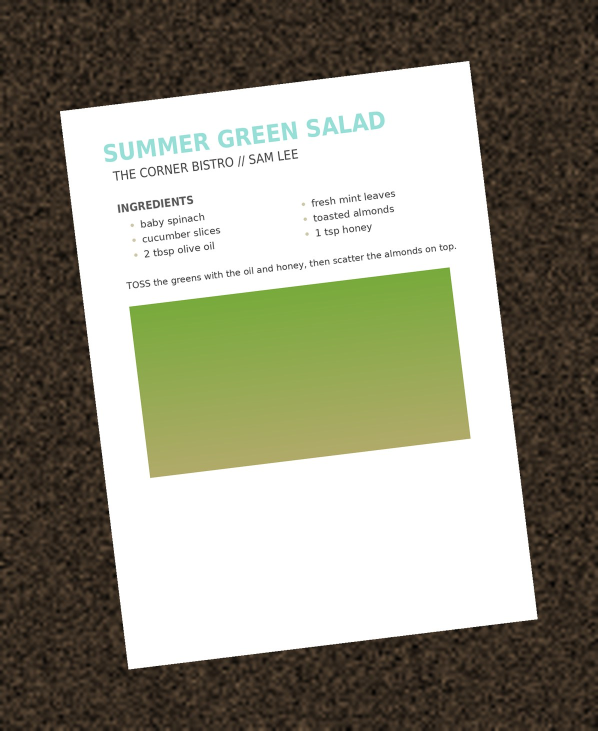
#> input picture backend/tests/corpus/p011-en-page-on-a-table/input-1.jpg, 1196 x 1461 px (shown at 1/2 size); its folder holds only this picture in this run
$ python -i ocr.py   (imports and definitions only)
#> lines starting #> are read from the running program, lines starting #| are printed output that depends on the picture; after the words box and inside, x2 and y2 are one past the last pixel; in counts of white or black regions, pixels touching at a corner belong together
#> further down, picture is the input picture: PIL image 1196x1461 RGB; mean R, G, B 145.5, 143.6, 127.2
### backend/app/ingestion/deskew.py
import cv2
import numpy as np

# A detected angle beyond this is more likely a misdetection (e.g. picking
# up a photo/logo within the page rather than the page's actual rotation)
# than real skew worth correcting -- applying it would do more harm than
# good. Real-world photo/scan skew is usually mild.
MAX_DESKEW_ANGLE = 15.0
MIN_CONTENT_POINTS = 50  # below this, there isn't enough "ink" to trust an angle estimate


# [25 lines left out: function _skew_angle, not called in this run]


def darkest_channel(image) -> np.ndarray:
    """A grayscale array for OCR: each pixel's darkest colour channel, except
    inside photos, which keep the usual gray mix.

    The gray mix turned light coloured text white: a cookbook's teal titles
    (gray about 206) went above the threshold and were never read (Claude
    review of 0165: 0 titles of 9). The darkest channel reads them, but it
    also darkens a photo (a yellow mango's blue channel is near 0), and a
    dark photo broke Tesseract's layout of the whole page: columns and
    lines cut into pieces. Photos are the large dense areas that aren't
    page background; text, even a big title, is thin and sparse. Nearly
    gray pixels (black and gray text, pale beige bullets) keep the gray mix
    too: only clearly coloured ones get their darkest channel. Takes a BGR or RGB array, or a PIL
    image."""
    arr = np.asarray(image.convert("RGB")) if hasattr(image, "convert") else np.asarray(image)
    if arr.ndim == 2:
        return arr
    arr = arr[:, :, :3]
    darkest = arr.min(axis=2)
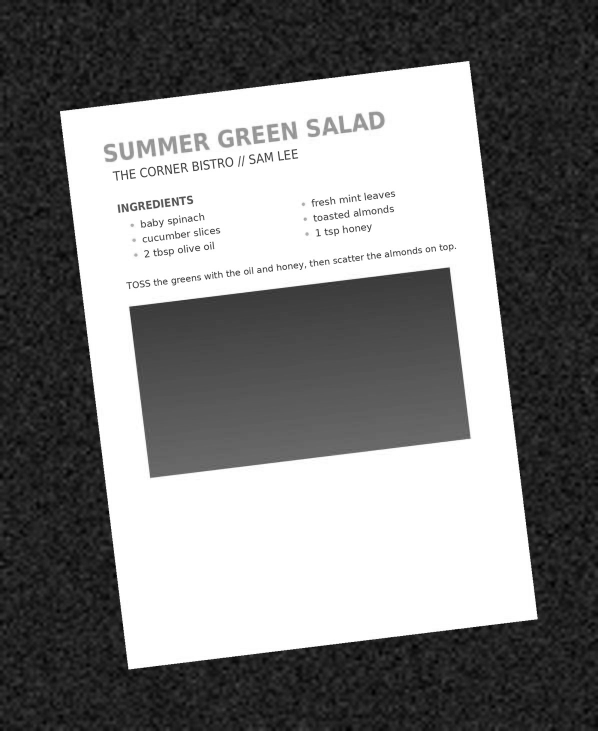
#> darkest: shape (1461, 1196) (shown at 1/2 size); min 0, max 255, mean 126.8
    # The photo mask first: its labels array (4 bytes a pixel) is the
    # largest temporary here, and ran while the gray and spread arrays
    # were also held. The spread is uint8 (never negative: max >= min)
    # rather than int16, 2 bytes a pixel for each of three copies.
    photo = _photo_mask(darkest)
    gray = cv2.cvtColor(np.ascontiguousarray(arr), cv2.COLOR_RGB2GRAY)  # the channel order barely matters here
    coloured = cv2.subtract(arr.max(axis=2), darkest) >= COLOUR_SPREAD
    return np.where(coloured & ~photo, darkest, gray)


# Channels this far apart are a colour (the teal titles: about 70); a
# nearly gray pixel keeps the gray mix. The cookbook's pale beige list dots
# (spread about 34) were darkened too, became a column of their own, and
# cut the step paragraphs mid-word (Claude review of 0167).
COLOUR_SPREAD = 50


PHOTO_MIN_AREA = 0.02       # of the image
PHOTO_MIN_SIDE = 0.08       # of the image's height and width
PHOTO_MIN_FILL = 0.6        # of its rectangle that isn't background


def _photo_mask(darkest: np.ndarray) -> np.ndarray:
    h, w = darkest.shape
#> h = 1461; w = 1196
    ink = (darkest < 235).astype(np.uint8)
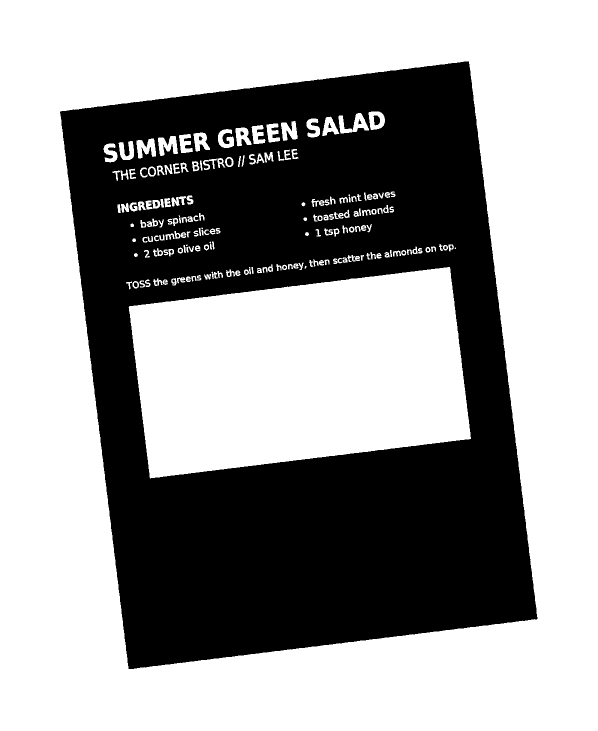
#> ink: shape (1461, 1196) (shown at 1/2 size); values 0 (black) and 1 (white), 61.3% white; 67 black regions (31 under 20 px), largest, box (x1, y1, x2, y2) and area: (120, 123, 1075, 1338) 674101, (747, 231, 760, 251) 198, (299, 336, 309, 350) 112
    ink = cv2.dilate(ink, np.ones((3, 3), np.uint8))
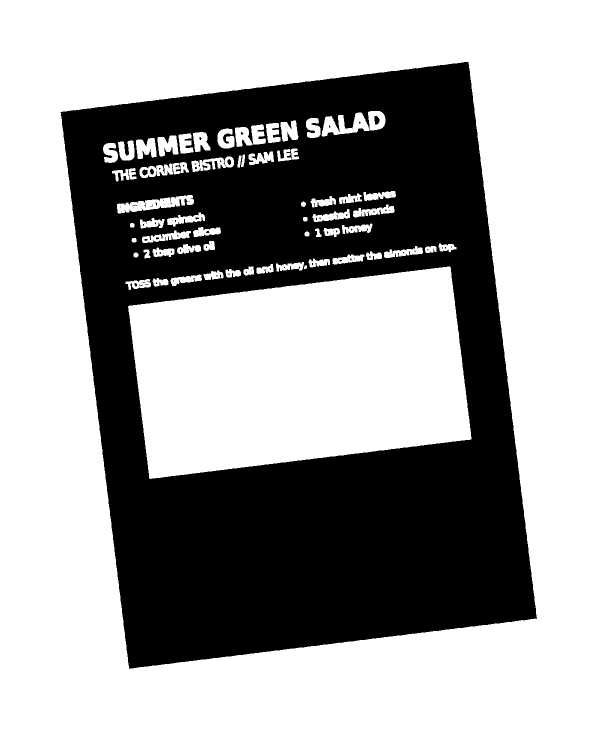
#> ink: shape (1461, 1196) (shown at 1/2 size); values 0 (black) and 1 (white), 62.6% white; 88 black regions (79 under 20 px), largest, box (x1, y1, x2, y2) and area: (121, 124, 1074, 1337) 653026, (749, 232, 759, 249) 137, (284, 339, 295, 351) 98
    n, labels, stats, _ = cv2.connectedComponentsWithStats(ink, connectivity=8)
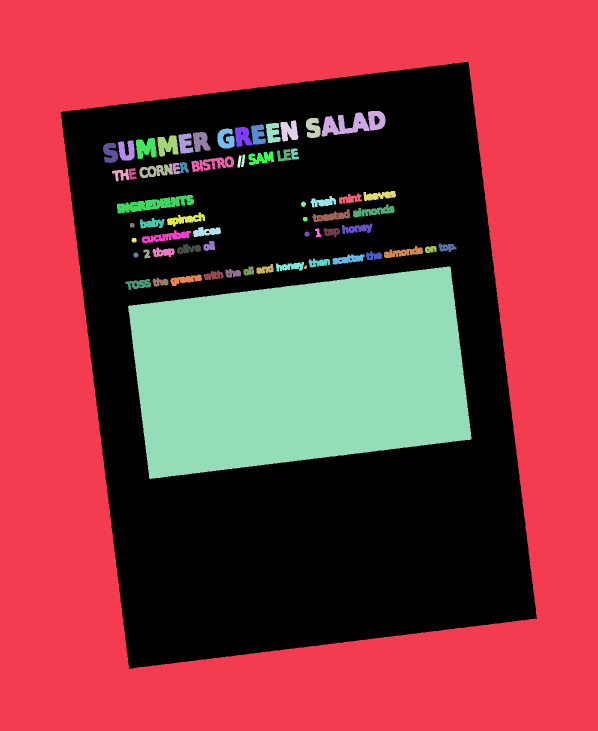
#> labels: shape (1461, 1196) int32 (shown at 1/2 size); 65 distinct labels, from 0 to 64; one colour per label, 0 black
#> n = 65; stats = 65 rows, first 6: [121, 124, 953, 1213, 653931], [0, 0, 1196, 1461, 825545], [643, 222, 128, 51, 3345], [612, 236, 29, 40, 854], [561, 241, 36, 42, 1071], [532, 246, 29, 40, 851]
    mask = np.zeros((h, w), bool)
    for i in range(1, n):
        x, y, bw, bh, area = stats[i]
        if (area >= PHOTO_MIN_AREA * w * h and bh >= PHOTO_MIN_SIDE * h and bw >= PHOTO_MIN_SIDE * w
                and area >= PHOTO_MIN_FILL * bw * bh):
            mask[y:y + bh, x:x + bw] = True
#> this loop made 64 passes
#> (x, y, bw, bh, area) on passes 1 to 12: (0, 0, 1196, 1461, 825545), (643, 222, 128, 51, 3345), (612, 236, 29, 40, 854), (561, 241, 36, 42, 1071), (532, 246, 29, 40, 851), (502, 249, 30, 40, 860), (470, 254, 35, 40, 964), (435, 257, 34, 40, 983), (386, 264, 35, 40, 971), (357, 267, 30, 40, 856), (315, 271, 42, 42, 1237), (272, 276, 41, 42, 1226)
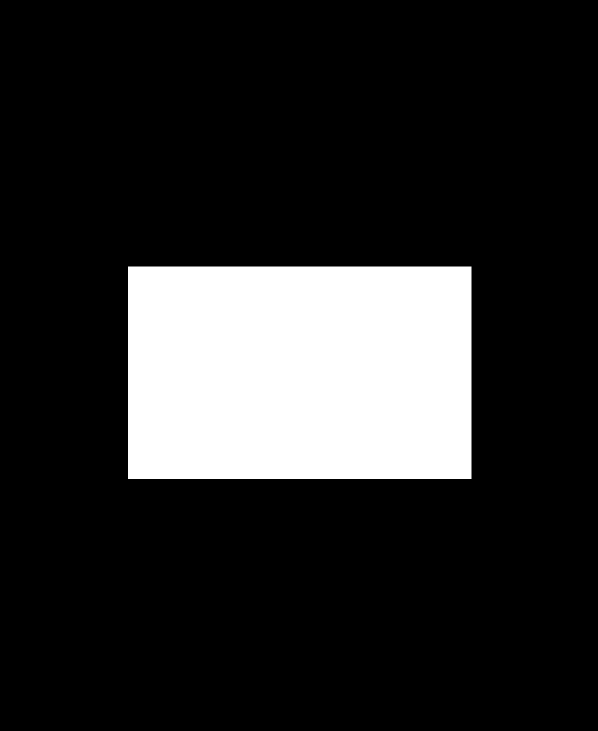
#> mask: shape (1461, 1196) bool (shown at 1/2 size); 16.7% white; 1 white region, box (x1, y1, x2, y2) and area: (256, 533, 943, 958) 291975
    return mask


# A page photographed on a table: Otsu's threshold took the table as ink,
# so the angle came from the table (0 degrees) and the dark edges filled
# what Tesseract read (Claude review of 0165: 0-62% of the words at 6-10
# degrees). The page is the largest bright shape; it's straightened by its
# own edges and cropped to. Only when it's tilted: an upright bright card
# or photo in a screenshot (dark mode) is left alone, as is a page that
# fills the frame.
PAGE_MIN_AREA = 0.25        # of the image
PAGE_MAX_AREA = 0.97
PAGE_MIN_FILL = 0.9         # the shape's area over its rectangle's: a page, not a blob
PAGE_MIN_TILT = 0.5
PAGE_MAX_TILT = 30.0
PAGE_MIN_CONTRAST = 60      # the page's mean brightness over its surroundings'


# [36 lines left out: function crop_to_page, not called in this run]


# The tilt is read from the text lines: turned to the right angle, a page
# of text gives rows of ink and rows of paper, so the row sums change most
# sharply. 0169 and earlier took the angle of the smallest rectangle around
# all the ink, which was about a degree off on full pages, said 12.4
# degrees for a straight page with the ingredients beside the method, and
# 0169's check on it (_really_tilted) then left short tilted pages crooked
# (review of 0169). This gave 0.0 on nine straight cookbook pages and was
# within 0.1 degree on 25 tilted ones, in about 0.2 s.
SKEW_SAMPLE_WIDTH = 700
MIN_DESKEW_ANGLE = 0.3


# [47 lines left out: functions _line_sharpness, estimate_skew, deskew_grayscale, not called in this run]


def auto_orient(pil_img):
    """Turn a page that's sideways or upside down the right way up for OCR.

    Returns (image, degrees_rotated_clockwise). deskew_grayscale only
    corrects small tilts; a photo of a page taken in landscape, or a
    recipe card photographed on its side, went to OCR at 90 degrees and
    came back as gibberish. Tesseract's orientation detector (the osd
    model, installed with tesseract-ocr) says which way is up.

    Below ORIENTATION_MIN_CONF the image is left alone: a wrong rotation
    is worse than none, and detection needs a fair amount of text.
    """
    import pytesseract
    from ..logging_setup import get_logger
    log = get_logger("ocr")
    try:
        from .ocr import run_timeout
        osd = pytesseract.image_to_osd(pil_img, output_type=pytesseract.Output.DICT, timeout=run_timeout())
    except Exception as e:  # "Too few characters", no osd model, etc.
        log.info("Orientation detection skipped: %s", str(e).strip().splitlines()[0] if str(e).strip() else e)
        return pil_img, 0
    rotate = int(osd.get("rotate", 0)) % 360
    conf = float(osd.get("orientation_conf", 0) or 0)
    if rotate == 0 or conf < ORIENTATION_MIN_CONF:
        if rotate:
            log.info("Orientation: detector says %d degrees but confidence %.1f is too low; not rotating", rotate, conf)
        return pil_img, 0
    log.info("Orientation: page was rotated; turning it %d degrees clockwise (confidence %.1f)", rotate, conf)
    # PIL rotates counter-clockwise; osd "rotate" is the clockwise correction.
    return pil_img.rotate(-rotate, expand=True, fillcolor=255 if pil_img.mode == "L" else None), rotate


# Measured on this project's 29 real screenshots and photos, each also turned
# 90/180/270 degrees (116 cases): the one wrong rotation came at confidence
# 5.9, so a higher threshold wouldn't have prevented it; 3 or 4 only left
# 8-16 more sideways or upside-down pages unfixed. Raise it only with
# examples of wrong rotations below the new value.
ORIENTATION_MIN_CONF = 1.5

### backend/app/logging_setup.py
"""Application logging.

Before this module the app logged nothing: every failure in ingestion was
caught and turned into a one-line message, and the underlying exception was
discarded. That's fine for the person looking at the UI, and useless for
finding out why a particular page or email didn't work.

Everything goes to two places:
  * stdout, so `docker logs open-the-pantry` shows it;
  * <data dir>/logs/app.log, rotated at 1 MB, 3 old files kept -- survives
    the container being recreated, and can be read from the NAS directly.

Level: RECIPE_APP_LOG_LEVEL (default INFO). DEBUG adds the page-level detail
of URL ingestion (JSON-LD blocks found, etc.).

Never logged: passwords, the encryption key, email bodies, page HTML.
Subjects, part types/sizes, URLs and exception tracebacks are logged -- that
is the minimum needed to diagnose a failed ingest.
"""
import logging
import logging.handlers
import os
import re

LOGGER_NAME = "otp"


class OneLineFormatter(logging.Formatter):
    """A message's line breaks written as \\n: a name or subject from an
    email (an attachment's filename can hold a line break) could otherwise
    add a line that reads as a separate entry in Settings -> Logs, such as
    a fake "Settings password created" (Claude security audit of 0140).
    A traceback still follows on its own lines."""

    def formatMessage(self, record):
        record.message = record.message.replace("\r", "\\r").replace("\n", "\\n")
        return super().formatMessage(record)

    # [34 lines left out: functions formatException, setup_logging, not called in this run]


def get_logger(name: str) -> logging.Logger:
    """Child of the app logger, e.g. get_logger("email") -> "otp.email"."""
    return logging.getLogger(f"{LOGGER_NAME}.{name}")


log = get_logger("logging")
_reported_states: dict[str, object] = {}


# [17 lines left out: function once_per_file_state, not called in this run]


# ---------------------------------------------------------------------------
# Settings -> Logs: view, download, clear
# ---------------------------------------------------------------------------

_RECORD_START = re.compile(r"^\d{4}-\d\d-\d\d \d\d:\d\d:\d\d (\w+)\s")
_PROBLEM_LEVELS = {"WARNING", "ERROR", "CRITICAL"}


# [68 lines left out: functions _file_handler, log_files, read_records, clear_logs, not called in this run]

### backend/app/ingestion/ocr.py
"""OCR of a page or photo with Tesseract: preparing the image, reading it
(its own layout first, whole lines when that misses), and putting
two-column lists back in order. Split out of pdf_ingest.py (0186)."""
import contextvars
import time

import numpy as np
import pytesseract
from PIL import Image

from .deskew import deskew_grayscale, auto_orient, darkest_channel
from .segment import rule_segment_raw_text
from ..logging_setup import get_logger

log = get_logger("pdf")

# Rendering budget for one scanned page. 300 dpi on a letter page is
# ~8.4 MP; an 8.5 x 200 inch page (the iOS full-page-screenshot maximum)
# was 153 MP and 1.25 GB before OCR even started, with up to three OCR jobs
# at once. Large pages get a lower dpi instead.
MAX_OCR_PIXELS = 35_000_000
OCR_DPI = 300


# [35 lines left out: functions _ocr_resolution, _preprocess_for_ocr, not called in this run]
#> in darkest_channel, `gray = cv2.cvtColor(np.ascontiguousarray(arr), cv2.COLOR_RGB2GRAY)`:
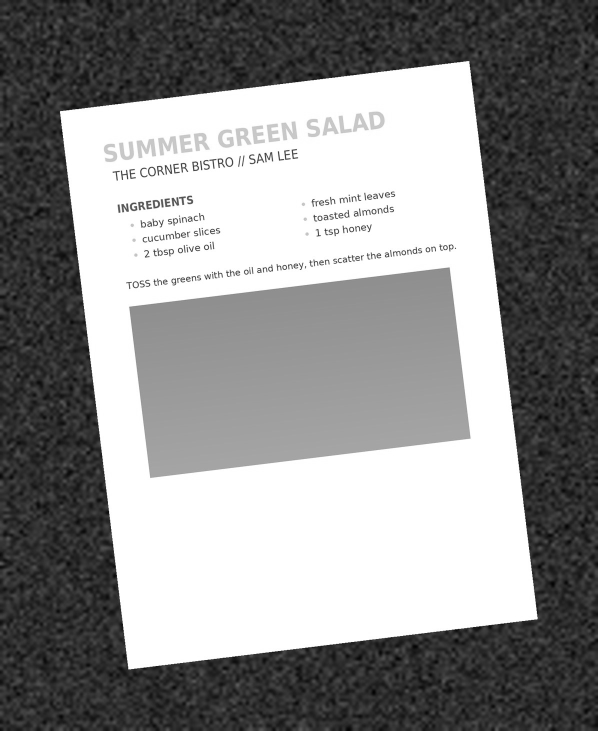
#> gray: shape (1461, 1196) (shown at 1/2 size); min 0, max 255, mean 142.3
#> in darkest_channel, `coloured = cv2.subtract(arr.max(axis=2), darkest) >= COLOUR_SPREAD`:
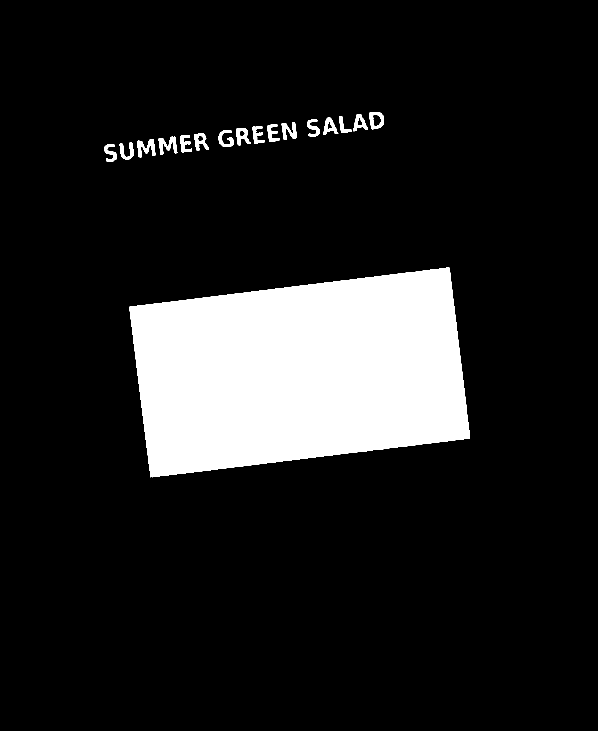
#> coloured: shape (1461, 1196) bool (shown at 1/2 size); 13.2% white; 17 white regions, largest, box (x1, y1, x2, y2) and area: (259, 535, 940, 955) 222432, (274, 278, 311, 315) 693, (317, 273, 355, 310) 688
    gray_arr = deskew_grayscale(np.array(oriented))
    gray = Image.fromarray(gray_arr)

    scale = 1500 / gray.width if gray.width < 1500 else 1.0
    current_pixels = gray.width * gray.height
    if current_pixels * scale * scale > MAX_OCR_PIXELS:
        scale = (MAX_OCR_PIXELS / current_pixels) ** 0.5
    if scale != 1.0:
        new_w = max(1, int(gray.width * scale))
        new_h = max(1, int(gray.height * scale))
        gray = gray.resize((new_w, new_h), Image.LANCZOS)
    return gray


_ocr_lang_cache = None

# Each tesseract run is stopped after this long (pytesseract kills the
# process and raises): a crafted image could otherwise hold one of the
# three heavy-job slots indefinitely, and three would stop every import
# and the email scan (Claude security audit of 0140). A full page takes
# a few seconds.
OCR_TIMEOUT_SECONDS = 120

# OCR time for one import, all its pages or photos together: a PDF's scanned
# pages, or the photos combined into one recipe (up to 10, each up to two
# Tesseract runs: 40 minutes at the per-run limit; GPT reviews of 0190 and
# 0204). Each run's limit is cut to what is left, so the import stops at
# this time, not after the page under way.
MAX_IMPORT_OCR_SECONDS = 10 * 60

_deadline: contextvars.ContextVar = contextvars.ContextVar("ocr_deadline", default=None)


class OcrTimeUp(Exception):
    """The import's OCR time (MAX_IMPORT_OCR_SECONDS) ran out."""

    def __init__(self):
        # A message for the logs that catch it broadly (deskew.auto_orient).
        super().__init__("the import's OCR time ran out")


class _Clock:
    """An import's OCR time. It starts at its first Tesseract run, not when
    set: photos wait to be saved and for an OCR slot first, and a busy
    server used up the clock before anything was read (review of 0206)."""

    def __init__(self, seconds: float):
        self.seconds = seconds
        self.ends = None

    def start(self):
        if self.ends is None:
            self.ends = time.monotonic() + self.seconds

    def left(self) -> float:
        self.start()
        return self.ends - time.monotonic()


# [10 lines left out: function start_deadline, not called in this run]


def end_deadline(token) -> None:
    _deadline.reset(token)


# [10 lines left out: function run_timeout, not called in this run]


def _time_up() -> bool:
    clock = _deadline.get()
    return clock is not None and clock.left() <= 0


# [53 lines left out: functions ocr_lang, _ocr_image, ocr_text_and_confidence, not called in this run]


def _cut_step(step: str) -> bool:
    words = step.split()[:2]
    return len(words) == 2 and all(w[:1].islower() for w in words)


# [34 lines left out: functions _reading_score, _ocr_once, not called in this run]


# A gap this wide between two words on one line is a gutter between
# columns, not a space: several times the text's height, and a fair part of
# the page.
COLUMN_GAP_HEIGHTS = 4
COLUMN_GAP_PAGE = 0.05


# [84 lines left out: functions _lines_from_words, _column_order, not called in this run]

>>> from PIL import Image
>>> picture = Image.open('../../tests/corpus/p011-en-page-on-a-table/input-1.jpg')
#> (the run stopped early here; a loop or call above may not have finished)
